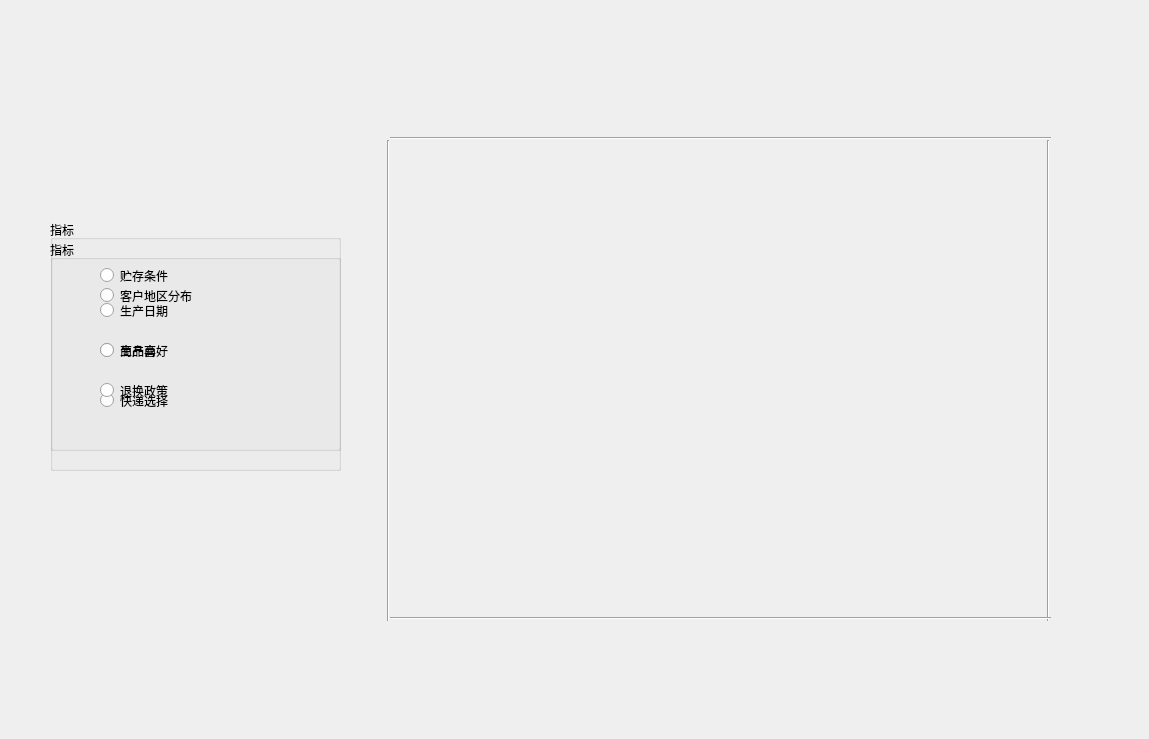
<?xml version="1.0" encoding="UTF-8"?>
<ui version="4.0">
 <class>StaticsConsumer</class>
 <widget class="QMainWindow" name="StaticsConsumer">
  <property name="geometry">
   <rect>
    <x>0</x>
    <y>0</y>
    <width>1149</width>
    <height>739</height>
   </rect>
  </property>
  <property name="windowTitle">
   <string>MainWindow</string>
  </property>
  <widget class="QWidget" name="centralwidget">
   <widget class="Line" name="line_3">
    <property name="geometry">
     <rect>
      <x>380</x>
      <y>140</y>
      <width>16</width>
      <height>481</height>
     </rect>
    </property>
    <property name="orientation">
     <enum>Qt::Vertical</enum>
    </property>
   </widget>
   <widget class="Line" name="line_4">
    <property name="geometry">
     <rect>
      <x>1040</x>
      <y>140</y>
      <width>16</width>
      <height>481</height>
     </rect>
    </property>
    <property name="orientation">
     <enum>Qt::Vertical</enum>
    </property>
   </widget>
   <widget class="QGroupBox" name="groupBox">
    <property name="geometry">
     <rect>
      <x>50</x>
      <y>240</y>
      <width>291</width>
      <height>231</height>
     </rect>
    </property>
    <property name="styleSheet">
     <string notr="true">font: 75 16pt &quot;微软雅黑&quot;;</string>
    </property>
    <property name="title">
     <string>指标</string>
    </property>
    <widget class="QRadioButton" name="radioButton_2">
     <property name="geometry">
      <rect>
       <x>50</x>
       <y>90</y>
       <width>141</width>
       <height>41</height>
      </rect>
     </property>
     <property name="text">
      <string>商品喜好</string>
     </property>
    </widget>
    <widget class="QRadioButton" name="radioButton">
     <property name="geometry">
      <rect>
       <x>50</x>
       <y>40</y>
       <width>211</width>
       <height>31</height>
      </rect>
     </property>
     <property name="text">
      <string>客户地区分布</string>
     </property>
    </widget>
    <widget class="QRadioButton" name="radioButton_3">
     <property name="geometry">
      <rect>
       <x>50</x>
       <y>140</y>
       <width>141</width>
       <height>41</height>
      </rect>
     </property>
     <property name="text">
      <string>快递选择</string>
     </property>
    </widget>
   </widget>
   <widget class="Line" name="line">
    <property name="geometry">
     <rect>
      <x>390</x>
      <y>130</y>
      <width>661</width>
      <height>16</height>
     </rect>
    </property>
    <property name="orientation">
     <enum>Qt::Horizontal</enum>
    </property>
   </widget>
   <widget class="Line" name="line_2">
    <property name="geometry">
     <rect>
      <x>390</x>
      <y>610</y>
      <width>661</width>
      <height>16</height>
     </rect>
    </property>
    <property name="orientation">
     <enum>Qt::Horizontal</enum>
    </property>
   </widget>
   <widget class="QWidget" name="widget" native="true">
    <property name="geometry">
     <rect>
      <x>390</x>
      <y>140</y>
      <width>661</width>
      <height>481</height>
     </rect>
    </property>
   </widget>
   <widget class="QGroupBox" name="groupBox_2">
    <property name="geometry">
     <rect>
      <x>50</x>
      <y>220</y>
      <width>291</width>
      <height>231</height>
     </rect>
    </property>
    <property name="styleSheet">
     <string notr="true">font: 75 16pt &quot;微软雅黑&quot;;</string>
    </property>
    <property name="title">
     <string>指标</string>
    </property>
    <widget class="QRadioButton" name="radioButton_7">
     <property name="geometry">
      <rect>
       <x>50</x>
       <y>70</y>
       <width>141</width>
       <height>41</height>
      </rect>
     </property>
     <property name="text">
      <string>生产日期</string>
     </property>
    </widget>
    <widget class="QRadioButton" name="radioButton_8">
     <property name="geometry">
      <rect>
       <x>50</x>
       <y>40</y>
       <width>211</width>
       <height>31</height>
      </rect>
     </property>
     <property name="text">
      <string>贮存条件</string>
     </property>
    </widget>
    <widget class="QRadioButton" name="radioButton_9">
     <property name="geometry">
      <rect>
       <x>50</x>
       <y>110</y>
       <width>141</width>
       <height>41</height>
      </rect>
     </property>
     <property name="text">
      <string>生产商</string>
     </property>
    </widget>
    <widget class="QRadioButton" name="radioButton_10">
     <property name="geometry">
      <rect>
       <x>50</x>
       <y>150</y>
       <width>141</width>
       <height>41</height>
      </rect>
     </property>
     <property name="text">
      <string>退换政策</string>
     </property>
    </widget>
   </widget>
  </widget>
 </widget>
 <resources/>
 <connections/>
</ui>
